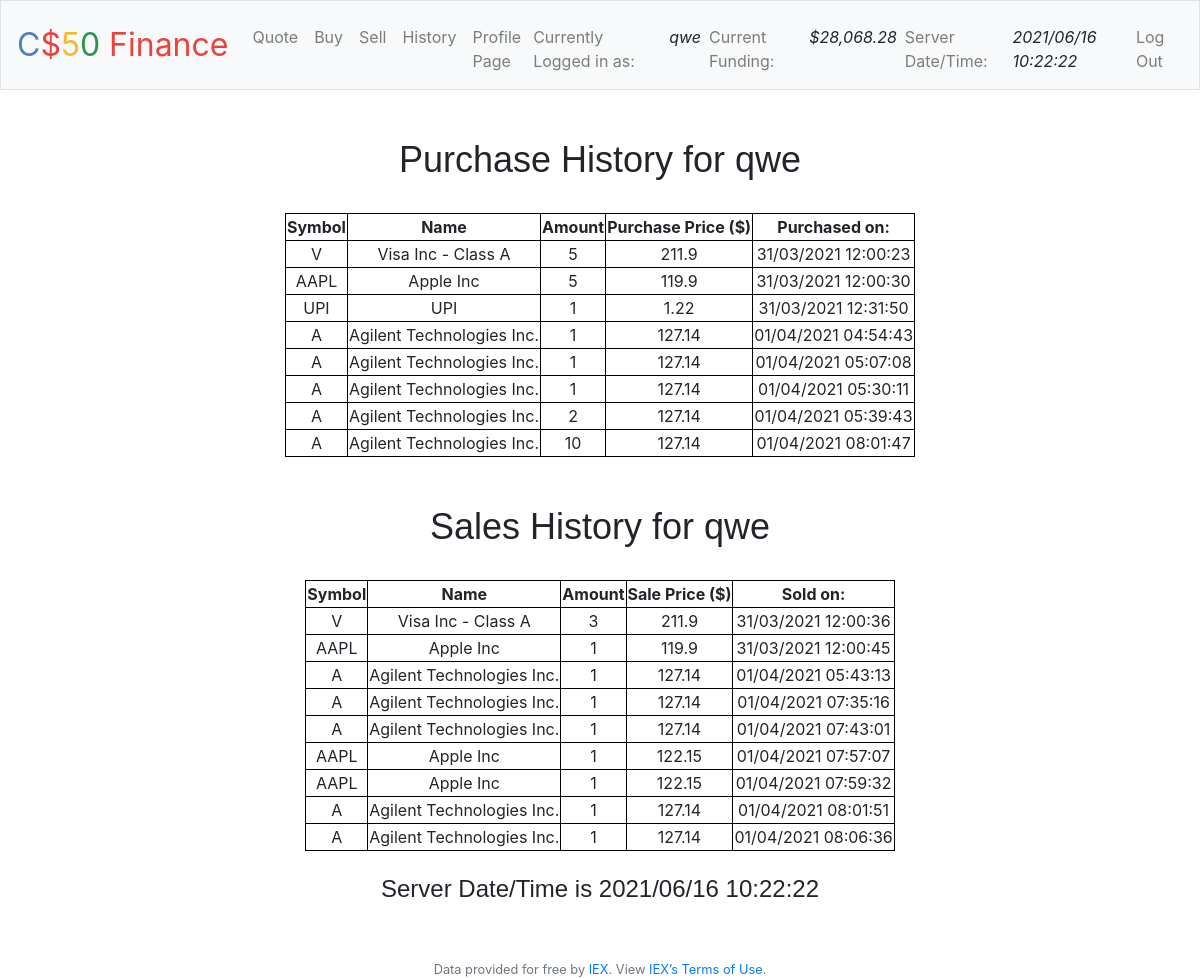
The app's page /history (signed in) with its own data.
### tables this page shows
CREATE TABLE buyrecords
(
buy_id INTEGER,
user_id INTEGER NOT NULL,
stock_symbol TEXT NOT NULL,
stock_name TEXT NOT NULL,
stock_amount NUMERIC NOT NULL,
stock_price NUMERIC NOT NULL,
time DATETIME,
PRIMARY KEY(buy_id),
FOREIGN KEY(user_id) REFERENCES users(id)
);

CREATE TABLE sellrecords
(
sell_id INTEGER,
user_id INTEGER NOT NULL,
stock_symbol TEXT NOT NULL,
stock_name TEXT NOT NULL,
stock_amount NUMERIC NOT NULL,
stock_price NUMERIC NOT NULL,
time DATETIME,
PRIMARY KEY(sell_id),
FOREIGN KEY(user_id) REFERENCES users(id)
);

### application.py (the view)
@app.route("/history")
@login_required
def history():
    session["current_time"] = datetime.now().strftime("%Y/%m/%d %H:%M:%S")
    buyrecords = db.execute("SELECT * FROM buyrecords where user_id = ?", session["user_id"])
    sellrecords = db.execute("SELECT * FROM sellrecords where user_id = ?", session["user_id"])
    print("buyrecords:", buyrecords)
    print("sellrecords:", sellrecords)
    return render_template("history.html", buyrecords=buyrecords, sellrecords=sellrecords)

### application.py (called while the page is built)
@app.after_request
def after_request(response):
    response.headers["Cache-Control"] = "no-cache, no-store, must-revalidate"
    response.headers["Expires"] = 0
    response.headers["Pragma"] = "no-cache"
    return response

### helpers.py (called while the page is built)
def login_required(f):
    @wraps(f)
    def decorated_function(*args, **kwargs):
        if session.get("user_id") is None:
            return redirect("/login")
        return f(*args, **kwargs)
    return decorated_function

### templates/history.html (shortened to what this page needs)
{% extends "layout.html" %}
{% block main %}
    <h1>Purchase History for {{ session.user_name }}</h1>
    <br>
    <table align="center">
        <thead>
            <tr>
                <th>Symbol</th>
                <th>Name</th>
                <th>Amount</th>
                <th>Purchase Price ($)</th>
                <th>Purchased on:</th>
            </tr>
        </thead>
        <tbody>
            {% for buyrecords in buyrecords %}
            <tr>
                <td> {{ buyrecords.stock_symbol}}  </td>
                <td> {{ buyrecords.stock_name}} </td>
                <td> {{ buyrecords.stock_amount}} </td>
                <td> {{ buyrecords.stock_price}} </td>
                <td> {{ buyrecords.time}} </td>
            </tr>
            {% endfor %}
        </tbody>
    </table>
    <br><br>
    <h1>Sales History for {{ session.user_name }}</h1>
    <br>
    <table align="center">
        <thead>
            <tr>
                <th>Symbol</th>
                <th>Name</th>
                <th>Amount</th>
                <th>Sale Price ($)</th>
                <th>Sold on:</th>
            </tr>
        </thead>
        <tbody>
            {% for sellrecords in sellrecords %}
            <tr>
                <td> {{ sellrecords.stock_symbol}}  </td>
                <td> {{ sellrecords.stock_name}} </td>
                <td> {{ sellrecords.stock_amount}} </td>
                <td> {{ sellrecords.stock_price}} </td>
                <td> {{ sellrecords.time}} </td>
            </tr>
            {% endfor %}
        </tbody>
    </table>
    <br>
    <h2>
        Server Date/Time is {{ session.current_time }}
    </h2>
{% endblock %}

### templates/layout.html (shortened to what this page needs)
<!DOCTYPE html>
<html lang="en">
    <head>
        <link rel="stylesheet" href="https://cdn.jsdelivr.net/npm/bootstrap@4.5.3/dist/css/bootstrap.min.css">
        <link href="/static/styles.css" rel="stylesheet">
    </head>
    <body>
        <nav class="navbar navbar-expand-md navbar-light bg-light border">
            <a class="navbar-brand" href="/"><span class="blue">C</span><span class="red">$</span><span class="yellow">5</span><span class="green">0</span> <span class="red">Finance</span></a>
            <div class="collapse navbar-collapse" id="navbar">
                {% if session.user_id %}
                    <ul class="navbar-nav mr-auto mt-2">
                        <li class="nav-item"><a class="nav-link" href="/quote">Quote</a></li>
                        <li class="nav-item"><a class="nav-link" href="/buy">Buy</a></li>
                        <li class="nav-item"><a class="nav-link" href="/sell">Sell</a></li>
                        <li class="nav-item"><a class="nav-link" href="/history">History</a></li>
                        <li class="nav-item"><a class="nav-link" href="/profile">Profile Page</a></li>
                    </ul>
                    <ul class="navbar-nav ml-auto mt-2">
                        <li class="nav-item indicator">Currently Logged in as: </li>
                        <li class="nav-item indicated">{{ session.user_name }}</li>
                        <li class="nav-item indicator">Current Funding: </li>
                        <li class="nav-item indicated">{{ session.user_balance }}</li>
                        <li class="nav-item indicator">Server Date/Time: </li>
                        <li class="nav-item indicated">{{ session.current_time }}</li>
                        <li class="nav-item"><a class="nav-link" href="/logout">Log Out</a></li>
                    </ul>
                {% else %}
                    <ul class="navbar-nav ml-auto mt-2">
                        <li class="nav-item"><a class="nav-link" href="/register">Register</a></li>
                        <li class="nav-item"><a class="nav-link" href="/login">Log In</a></li>
                    </ul>
                {% endif %}
            </div>
        </nav>
        <main class="container p-5">
            {% block main %}{% endblock %}
        </main>
        <footer class="small text-center text-muted">
            Data provided for free by <a href="https://iextrading.com/developer">IEX</a>. View <a href="https://iextrading.com/api-exhibit-a/">IEX’s Terms of Use</a>.
        </footer>
    </body>
</html>

### static/styles.css (style rules this page uses)
nav .navbar-brand { font-size: xx-large; }
nav .navbar-brand .blue { color: #537fbe; }
nav .navbar-brand .red { color: #ea433b; }
nav .navbar-brand .yellow { color: #f5b82e; }
nav .navbar-brand .green { color: #2e944b; }
main { overflow-x: auto; text-align: center; }
nav .indicator { color: rgba(0,0,0,.5); padding: .5rem 0.25rem; }
nav .indicated { padding: .5rem 0.25rem; font-style: italic; }
h1 { font-family: 'Montserrat', sans-serif; font-size: 36px; text-align: center; }
h2 { font-family: 'Montserrat', sans-serif; font-size: 24px; text-align: center; }
table, th, td { border: 1px solid black; }

### records on screen
buyrecords: stock_symbol "V", stock_name "Visa Inc - Class A", stock_amount "5", stock_price "211.9", time "31/03/2021 12:00:23"
buyrecords: stock_symbol "AAPL", stock_name "Apple Inc", stock_amount "5", stock_price "119.9", time "31/03/2021 12:00:30"
buyrecords: stock_symbol "UPI", stock_name "UPI", stock_amount "1", stock_price "1.22", time "31/03/2021 12:31:50"
buyrecords: stock_symbol "A", stock_name "Agilent Technologies Inc.", stock_amount "1", stock_price "127.14", time "01/04/2021 04:54:43"
buyrecords: stock_symbol "A", stock_name "Agilent Technologies Inc.", stock_amount "1", stock_price "127.14", time "01/04/2021 05:07:08"
buyrecords: stock_symbol "A", stock_name "Agilent Technologies Inc.", stock_amount "1", stock_price "127.14", time "01/04/2021 05:30:11"
buyrecords: stock_symbol "A", stock_name "Agilent Technologies Inc.", stock_amount "2", stock_price "127.14", time "01/04/2021 05:39:43"
buyrecords: stock_symbol "A", stock_name "Agilent Technologies Inc.", stock_amount "10", stock_price "127.14", time "01/04/2021 08:01:47"
sellrecords: stock_symbol "V", stock_name "Visa Inc - Class A", stock_amount "3", stock_price "211.9", time "31/03/2021 12:00:36"
sellrecords: stock_symbol "AAPL", stock_name "Apple Inc", stock_amount "1", stock_price "119.9", time "31/03/2021 12:00:45"
sellrecords: stock_symbol "A", stock_name "Agilent Technologies Inc.", stock_amount "1", stock_price "127.14", time "01/04/2021 05:43:13"
sellrecords: stock_symbol "A", stock_name "Agilent Technologies Inc.", stock_amount "1", stock_price "127.14", time "01/04/2021 07:35:16"
sellrecords: stock_symbol "A", stock_name "Agilent Technologies Inc.", stock_amount "1", stock_price "127.14", time "01/04/2021 07:43:01"
sellrecords: stock_symbol "AAPL", stock_name "Apple Inc", stock_amount "1", stock_price "122.15", time "01/04/2021 07:57:07"
sellrecords: stock_symbol "AAPL", stock_name "Apple Inc", stock_amount "1", stock_price "122.15", time "01/04/2021 07:59:32"
sellrecords: stock_symbol "A", stock_name "Agilent Technologies Inc.", stock_amount "1", stock_price "127.14", time "01/04/2021 08:01:51"
sellrecords: stock_symbol "A", stock_name "Agilent Technologies Inc.", stock_amount "1", stock_price "127.14", time "01/04/2021 08:06:36"

### other values on screen
{{ session.user_name }} "qwe"
{{ session.user_balance }} "$28,068.28"
{{ session.current_time }} "2021/06/16 10:22:22"
